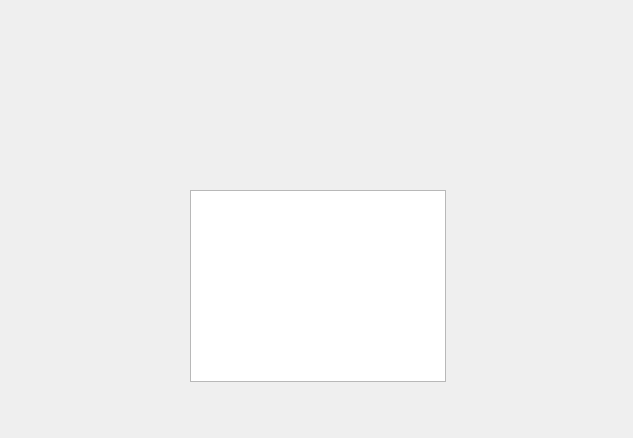
<?xml version="1.0" encoding="UTF-8"?>
<ui version="4.0">
 <class>estadisticas</class>
 <widget class="QMainWindow" name="estadisticas">
  <property name="geometry">
   <rect>
    <x>0</x>
    <y>0</y>
    <width>633</width>
    <height>438</height>
   </rect>
  </property>
  <property name="windowTitle">
   <string>MainWindow</string>
  </property>
  <property name="styleSheet">
   <string notr="true">#centralwidget{background-image: url(:/img/fondo3.jpg)}</string>
  </property>
  <widget class="QWidget" name="centralwidget">
   <widget class="QTableWidget" name="twEstadisticas">
    <property name="geometry">
     <rect>
      <x>190</x>
      <y>190</y>
      <width>256</width>
      <height>192</height>
     </rect>
    </property>
   </widget>
   <widget class="QLabel" name="label">
    <property name="geometry">
     <rect>
      <x>80</x>
      <y>20</y>
      <width>471</width>
      <height>131</height>
     </rect>
    </property>
    <property name="styleSheet">
     <string notr="true">#label{background-image:  url(:/img/TituloIco.png);}</string>
    </property>
    <property name="text">
     <string/>
    </property>
   </widget>
   <widget class="QPushButton" name="pBCancelar">
    <property name="geometry">
     <rect>
      <x>20</x>
      <y>360</y>
      <width>81</width>
      <height>61</height>
     </rect>
    </property>
    <property name="text">
     <string/>
    </property>
    <property name="icon">
     <iconset resource="img.qrc">
      <normaloff>:/img/back.png</normaloff>:/img/back.png</iconset>
    </property>
    <property name="iconSize">
     <size>
      <width>64</width>
      <height>64</height>
     </size>
    </property>
    <property name="flat">
     <bool>true</bool>
    </property>
   </widget>
  </widget>
 </widget>
 <resources>
  <include location="img.qrc"/>
 </resources>
 <connections/>
</ui>
